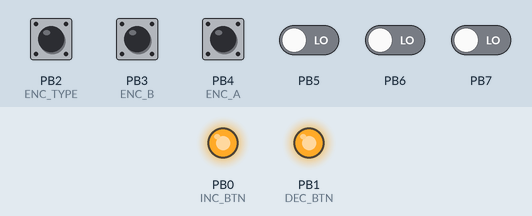
Recording of a program running on a simulated ATtiny25, built with avr-gcc and emulated at 8 MHz. Shown: output pins drawn as LEDs (lit = HIGH). The test bench sets the inputs (shaded band); at power-on: PB2 (ENC_TYPE), PB3 (ENC_B), PB4 (ENC_A) HIGH, PB5–7 LOW.

Above: at 0.1 s.
Timing chart, 0 to 1.6 s (numbered marks = the images above):
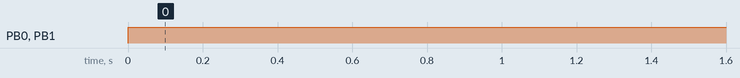

The program:

main.c
```c
// (licence header left out)
#include <avr/io.h>
#include <avr/interrupt.h>
#include <util/delay.h>
#include <avr/wdt.h>
#include "hardware/device.h"
#include "encoder/encoder.h"
#include "buttonOUT/button_out.h"


// ================================================================
int main(void)
{
	regEncoderEventCallback(buttonUpdate);
	hdwInit();
	setEncoder(0);
	/*
	 *
	 */
	pressPeriod_ms=63;

	sei();

	while(1)
	{
		wdt_reset();
		encoderEvent();
		buttonHandle();
	}

}

// END
```

button_out.c
```c
// (licence header left out)
#include<avr/io.h>
#include<avr/pgmspace.h>
#include<avr/interrupt.h>
#include "../hardware/device.h"
#include"../encoder/encoder.h"
#include"button_out.h"

static volatile uint8_t incBtnPressed = 0;
static volatile uint8_t incBtnSent = 0;
static volatile uint8_t decBtnPressed = 0;
static volatile uint8_t decBtnSent = 0;
static volatile uint8_t incDelay, decDelay;
uint8_t pressPeriod_ms = DEFAULT_PRESS_PERIOD_MS;


// ================================================================
void buttonUpdate(void)
{
	if (encoderDir == ENC_RIGHT)
	{
		incBtnPressed++;
	}
	if (encoderDir == ENC_LEFT)
	{
		decBtnPressed++;
	}
}
// ================================================================
void buttonHandle(void)
{

	// Increment button
	if (incBtnSent != incBtnPressed)
	{
		if (incDelay > (pressPeriod_ms>>1))		BTN_PORT &= ~INC_BTN;		//pull INC button down
		else									BTN_PORT |= INC_BTN;		//release INC button

		if (incDelay == 0)
		{
			incBtnSent++;
			incDelay = pressPeriod_ms;
		}
	}
	else	incDelay = pressPeriod_ms;

	// Decrement button
	if (decBtnSent != decBtnPressed)
	{
		if (decDelay > (pressPeriod_ms>>1))		BTN_PORT &= ~DEC_BTN;		//pull DEC button down
		else									BTN_PORT |= DEC_BTN;		//release DEC button

		if (decDelay == 0)
		{
			decBtnSent++;
			decDelay = pressPeriod_ms;
		}
	}
	else	decDelay = pressPeriod_ms;


}
// ================================================================
// 1ms interrupt
ISR(TIM0_COMPA_vect)
{
	uint8_t temp8;

	temp8 = incDelay;
	if (temp8) temp8--;
	incDelay = temp8;

	temp8 = decDelay;
	if (temp8) temp8--;
	decDelay = temp8;
}

// =
```

button_out.h
```c
// (licence header left out)
#ifndef BUTTONOUT_BUTTON_OUT_H_
#define BUTTONOUT_BUTTON_OUT_H_

#define DEFAULT_PRESS_PERIOD_MS 		63

extern uint8_t pressPeriod_ms;


void buttonUpdate(void);
void buttonHandle(void);


#endif /* BUTTONOUT_BUTTON_OUT_H_ */
```

encoder.c
```c
// (licence header left out)
#include<avr/io.h>
#include<avr/pgmspace.h>
#include<avr/interrupt.h>

#include"encoder.h"

volatile int encoderCnt;
volatile uint8_t encoderDir;
volatile uint8_t encoderFlag;
volatile uint8_t encoderType;

// pointer to encoder envent function
static void (*encEventCallback) (void);

// Half step encoder
const uint8_t encTabHS[6][4] PROGMEM=
{
	{0x03, 0x02, 0x01, 0x00}, {0x23, 0x00, 0x01, 0x00},
	{0x13, 0x02, 0x00, 0x00}, {0x03, 0x05, 0x04, 0x00},
	{0x03, 0x03, 0x04, 0x10}, {0x03, 0x05, 0x03, 0x20}
};

// Full step encoder
const uint8_t encTabFS[7][4] PROGMEM=
{
	{0x00, 0x02, 0x04, 0x00}, {0x03, 0x00, 0x01, 0x10},
	{0x03, 0x02, 0x00, 0x00}, {0x03, 0x02, 0x01, 0x00},
	{0x06, 0x00, 0x04, 0x00}, {0x06, 0x05, 0x00, 0x20},
	{0x06, 0x05, 0x04, 0x00}
};
// ================================================================================
void regEncoderEventCallback(void(*callback)(void))
{
	encEventCallback = callback;
}
// ================================================================================
int getEncoder (void)
{
    uint8_t sreg = SREG;
    cli();
    int res = encoderCnt;
    SREG = sreg;
    return res;
}
// ================================================================================
void setEncoder(int val)
{
    uint8_t sreg = SREG;
    cli();
    encoderCnt = val;
    SREG = sreg;
}
// ================================================================================
void encoderService(void)
{
    static volatile uint8_t encoderState;
    register uint8_t pin = PINB;
    register uint8_t ABstate = (((pin&ENC_B) ? 2:0) | ((pin&ENC_A) ? 1:0));

    encoderType = (pin&ENC_TYPE) ? FULL_STEP : HALF_STEP;

    if (encoderType == HALF_STEP)	encoderState = pgm_read_byte(&encTabHS[encoderState & 0x0F][ABstate]);
    else							encoderState = pgm_read_byte(&encTabFS[encoderState & 0x0F][ABstate]);

    ABstate = (encoderState & 0x30);
    if (ABstate)
    {
        encoderDir = ABstate;
        if (ABstate == ENC_RIGHT) encoderCnt++;
        else encoderCnt--;
        encoderFlag = 1;
    }
}
// ================================================================================
void encoderInit(void)
{
	ENC_DIR &= ~(ENC_A | ENC_B);
    ENC_PORT |= ENC_A | ENC_B;
    encoderService();

    GIMSK |= (1<<PCIE);						//enable PCINT
    PCMSK |= (1<<PCINT_B) | (1<<PCINT_A);	//enable PCINT3&4
}
// ================================================================================
void encoderEvent(void)
{
    if (encoderFlag)
    {
        if(encEventCallback) encEventCallback();
        encoderFlag=0;
    }
}
// ================================================================================
ISR (PCINT_IRQ_VECT)
{
	encoderService();
}
```

encoder.h
```c
// (licence header left out)
#ifndef ENCODER_ENCODER_H_
#define ENCODER_ENCODER_H_

#define ENC_A 		(1<<PB4)
#define ENC_B 		(1<<PB3)
#define ENC_PIN 	PINB
#define ENC_PORT 	PORTB
#define ENC_DIR		DDRB
#define HALF_STEP	0
#define FULL_STEP	1
#define ENC_TYPE	(1<<2)

#define PCINT_IRQ_VECT	PCINT0_vect
#define PCMSK_REG		PCMSK2
#define PCINT_A			PCINT3
#define PCINT_B			PCINT4

#define enc_A_HI		(ENC_PIN & ENC_A)
#define enc_B_HI		(ENC_PIN & ENC_B)

#ifdef 	GIMSK
#define GICR	GIMSK
#endif

#define ENC_LEFT		0x10
#define ENC_RIGHT		0x20

extern volatile uint8_t encoderDir;

void encoderInit (void);
void encoderEvent(void);

void regEncoderEventCallback(void(*callback)(void));

void encoderService(void);
int getEncoder(void);
void setEncoder(int value);

#endif /* ENCODER_ENCODER_H_ */
```

device.c
```c
// (licence header left out)
#include <avr/io.h>
#include <avr/wdt.h>
#include <avr/interrupt.h>
#include "device.h"
#include "../encoder/encoder.h"

void hdwInit(void)
{
	// ### Configure ports ###
	/*
	 * 0 = input, 1 = output
	 *
	 * PB0 = output Encoder Increase, active low /SPI MOSI
	 * PB1 = output Encoder Decrease, active low /SPI MISO
	 * PB2 = input, SPI SCK
	 * PB3 = input + pullup, PCINT3, Encoder A input
	 * PB4 = input + pullup, PCINT4, Encoder B input
	 * PB5 = RESET
	 *
	 * DDRB = 0b00000011
	 */

	DDRB |= INC_BTN + DEC_BTN;
	PORTB |= INC_BTN + DEC_BTN + ENC_TYPE;		//SET OUTPUTS TO 1 (active low)

	// ### Configure timers ###

	//Timer0, 1ms
	//Internal clock 1MHz
	TCCR0A |= _BV(WGM01);						// turn on CTC
	TCCR0B |= _BV(CS01)+_BV(CS00);				// prescaler /64
	OCR0A = 0x7C;
	TIMSK |= _BV(OCIE0A);						// turn on OutCompare 0 interrupt

	encoderInit();

	// ### Configure Watchdog
	wdt_enable(WDTO_2S);	 //wlaczenie watchdoga, 2s
}
```

device.h
```c
// (licence header left out)
#ifndef HARDWARE_DEVICE_H_
#define HARDWARE_DEVICE_H_

#define INC_BTN				(1<<0)		//Increment/CW  button = PORTB0
#define DEC_BTN				(1<<1)		//Decrement/CCW button = PORTB1
#define BTN_PORT			PORTB

void hdwInit(void);

#endif /* HARDWARE_DEVICE_H_ */
```

refData.c
```c
// (licence header left out)
#include<avr/pgmspace.h>

const uint8_t refData[] PROGMEM =
{
		0x45, 0x6e, 0x63, 0x32, 0x42, 0x74, 0x6e, 0x28,
		0x63, 0x29, 0x32, 0x30, 0x31, 0x36, 0x50, 0x69,
		0x6f, 0x74, 0x72, 0x5a, 0x61, 0x70, 0x61, 0x72, 0x74
};
```

Measured:
- by itself, PB0 (INC_BTN), PB1 (DEC_BTN): LOW → HIGH at 0.00 s
